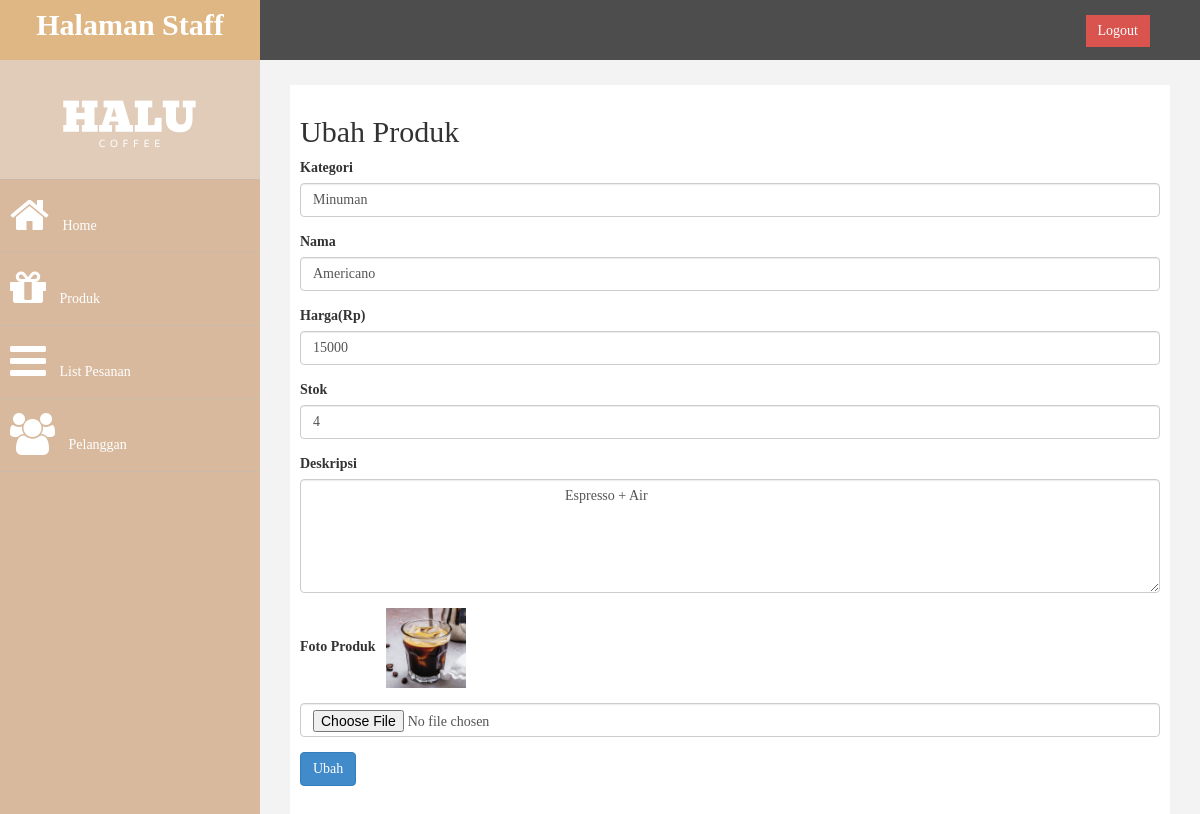
Screenshot of /admin/index.php?halaman=ubahproduk&id=1 (signed in) with the database file from the repository.
### tables this page shows
CREATE TABLE `produk` (
  `id_produk` int(11) NOT NULL,
  `nama_produk` varchar(100) DEFAULT NULL,
  `harga_produk` int(11) DEFAULT NULL,
  `stok` int(11) DEFAULT NULL,
  `foto_produk` varchar(100) DEFAULT NULL,
  `deskripsi_produk` text DEFAULT NULL,
  `kategori` varchar(50) NOT NULL,
  `id_warung` int(11) DEFAULT NULL
);

### admin/ubahproduk.php (the view, shortened to what this page needs)
<h2>Ubah Produk</h2>
<?php
	$query=$conn->query("SELECT * FROM produk WHERE id_produk='$_GET[id]'");
	$data=$query->fetch_assoc();
?>
<form method="post" enctype="multipart/form-data">
<div class="form-group">
		<label>Kategori</label>
		<input type="text" class="form-control" name="kategori" value="<?php echo $data['kategori']; ?>">
	</div>
	<div class="form-group">
		<label>Nama</label>
		<input type="text" class="form-control" name="nama" value="<?php echo $data['nama_produk']; ?>">
	</div>
	<div class="form-group">
		<label>Harga(Rp)</label>
		<input type="number" class="form-control" name="harga" value="<?php echo $data['harga_produk']; ?>">
	</div>
	<div class="form-group">
		<label>Stok</label>
		<input type="number" class="form-control" name="stok" value="<?php echo $data['stok']; ?>">
	</div>
	<div class="form-group">
		<label>Deskripsi</label>
		<textarea class="form-control" name="deskripsi" rows="5">
			<?php echo $data['deskripsi_produk']; ?>
		</textarea>
	</div>
	<div class="form-group">
		<label>Foto Produk &nbsp</label>
		<img src="../foto_produk/<?php echo $data['foto_produk']; ?>" width="80" height="80">
	</div>
	<div class="form-group">
		<input type="file" name="foto" class="form-control">
	</div>
	<button class="btn btn-primary" name="submit">Ubah</button>
</form>

### admin/assets/css/custom.css (style rules this page uses)
body { font-family: Poppins-Regular; }
h2 { color: #333; }

### rows the page displays
produk: kategori "Minuman", nama "Americano", harga "15000", stok "4", deskripsi "Espresso + Air", foto_produk (picture)
